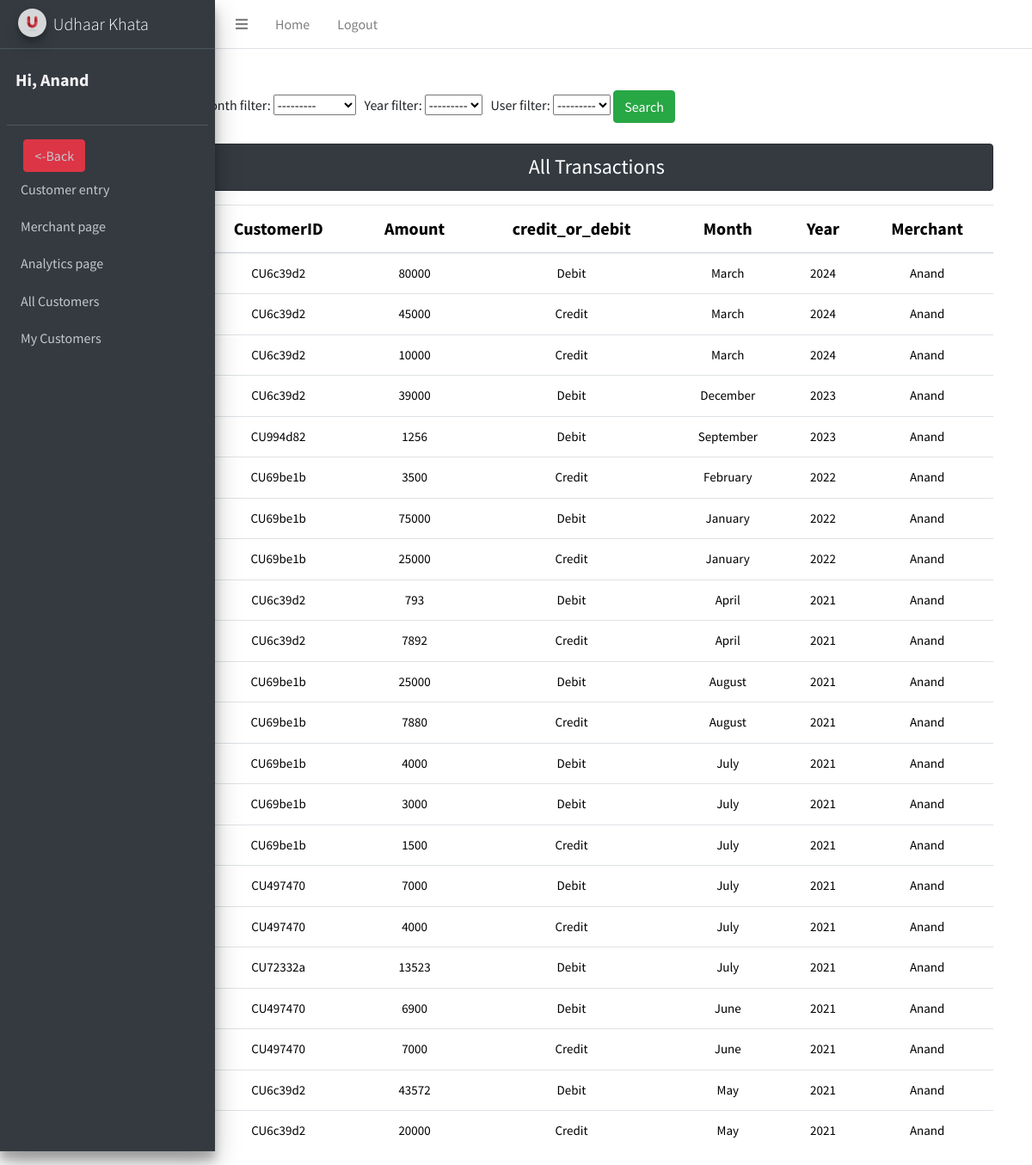
Before: /main/trans_table1 (signed in) with the older database file.
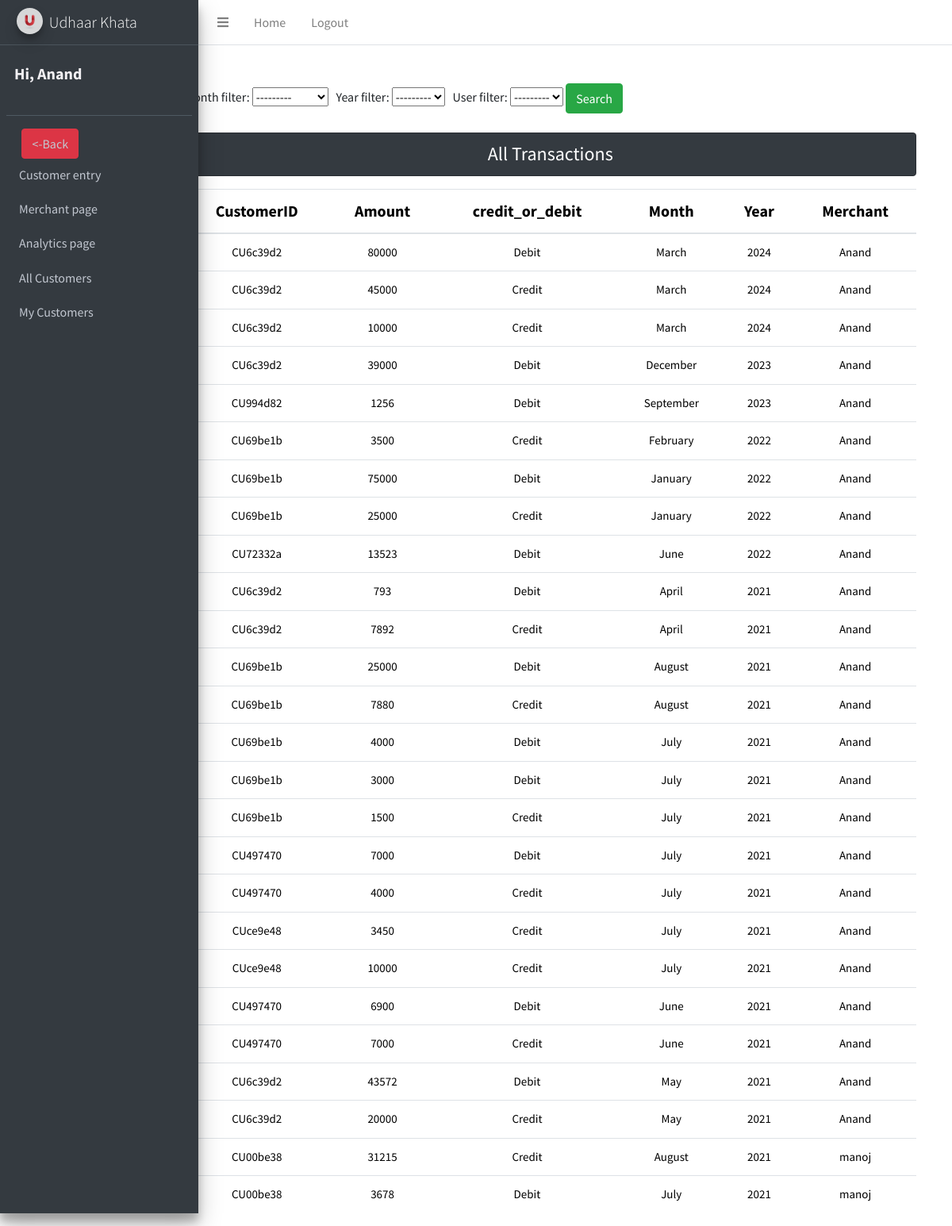
After: the same page with the newer database file.
### main/models.py (models this page shows)
class transactions(models.Model):
    CustomerID = models.CharField(max_length=70)
    Amount = models.IntegerField()
    credit_or_debit =  models.CharField(choices = CD_choices,max_length=70,default='Credit')
    Month =  models.CharField(max_length=70,choices = Month_choices)
    Year = models.IntegerField(choices = Year_choices)
    user = models.ForeignKey(User, on_delete = models.CASCADE)

### main/views.py (the view)
# urls.py: path('trans_table1',views.trans_table1, name='trans_table1'),
def trans_table1(request):
    if request.user.is_authenticated:
        log_user = request.user
    else:
        return HttpResponseRedirect('accounts/login')
    stud = transactions.objects.filter()
    myFilter = OrderFilter2(request.GET, queryset=stud)
    stud = myFilter.qs
    stud = stud.order_by('user','-Year','Month')
    s = ['All']
    if len(stud)>0:
        s = [x.user for x in stud]
    if (request.GET.get('user')!= None and request.GET.get('user')!= ''):
        return render(request,'trans_table1.html',{'myFilter':myFilter,'stu':stud,'s':str(s[0])+"'s"})
    return render(request,'trans_table1.html',{'myFilter':myFilter,'stu':stud,'s':'All'})

### templates/trans_table1.html (shortened to what the changed rows need)
<!DOCTYPE html>
{% load static %}
<html lang="en">
<head>
    <link rel="stylesheet" href="{% static 'plugins/fontawesome-free/css/all.min.css' %}">
    <link rel="stylesheet" href="{% static 'dist/css/adminlte.min.css' %}">
</head>
<body class="hold-transition sidebar-mini">
    <div class="wrapper">
        <aside class="main-sidebar sidebar-dark-primary elevation-4">
          <a href="/" class="brand-link">
            <img src="{% static 'dist/img/U-logo.jpg' %}" alt="AdminLTE Logo" class="brand-image img-circle elevation-3" style="opacity: .8">
            <span class="brand-text font-weight-light">Udhaar Khata</span>
          </a>
        </aside>
        <div class = "center container mt-5">
            <div class = "col-sm-10 offset-2">
                {% if stu %}
                <table class="text-center table table-hover">
                    <thead>
                    <tr>
                    <th scope="col" style="color:black;font-size:20px;">CustomerID</th>
                    <th scope="col" style="color:black;font-size:20px;">Amount</th>
                    <th scope="col" style="color:black;font-size:20px;">credit_or_debit</th>
                    <th scope="col" style="color:black;font-size:20px;">Month</th>
                    <th scope="col" style="color:black;font-size:20px;">Year</th>
                    <th scope="col" style="color:black;font-size:20px;">Merchant</th>
                    </tr>
                    </thead>
                    <tbody>
                    {% for st in stu %}
                    <tr>
                        <td style="color:black;font-size:15px;">{{st.CustomerID}}</td>
                        <td style="color:black;font-size:15px;">{{st.Amount}}</td>
                        <td style="color:black;font-size:15px;">{{st.credit_or_debit}}</td>
                        <td style="color:black;font-size:15px;">{{st.Month}}</td>
                        <td style="color:black;font-size:15px;">{{st.Year}}</td>
                        <td style="color:black;font-size:15px;">{{st.user}}</td>
                    </tr>
                    {% endfor %}
                    </tbody>
                </table>
                {% else %}
                <h4 class = "text-center alert alert-info">No Records</h4>
                {% endif %}
            </div>
        </div>
    </div>
</body>
</html>

Changed rows visible on the page:
changed transactions "CU72332a": Month "July" → "June"; Year "2021" → "2022"; moves up the list
added transactions: CustomerID "CUce9e48", Amount "3450", credit_or_debit "Credit", Month "July", Year "2021", user "Anand"
added transactions: CustomerID "CUce9e48", Amount "10000", credit_or_debit "Credit", Month "July", Year "2021", user "Anand"
added transactions: CustomerID "CU00be38", Amount "31215", credit_or_debit "Credit", Month "August", Year "2021", user "manoj"
added transactions: CustomerID "CU00be38", Amount "3678", credit_or_debit "Debit", Month "July", Year "2021", user "manoj"
